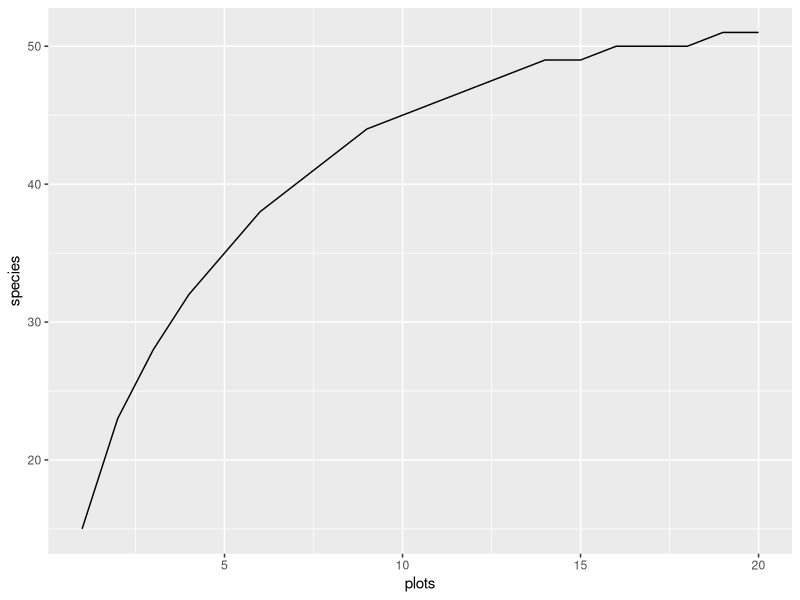
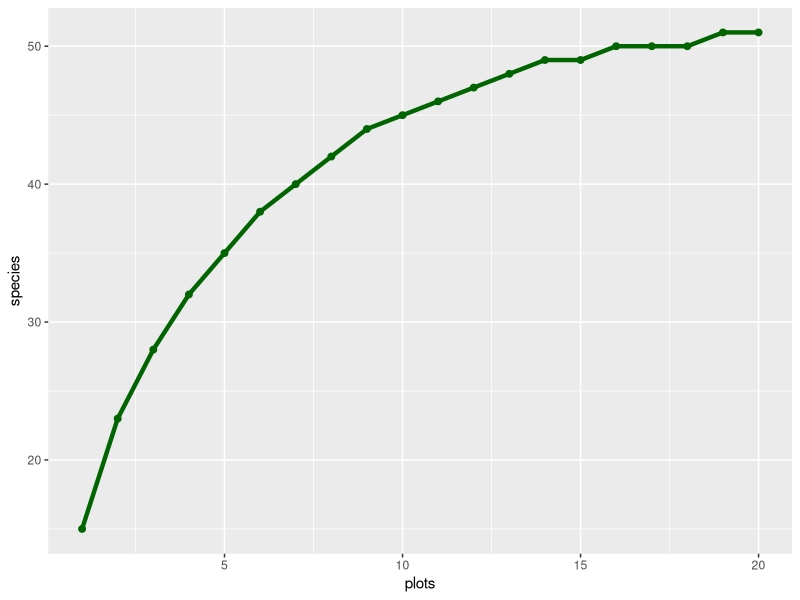
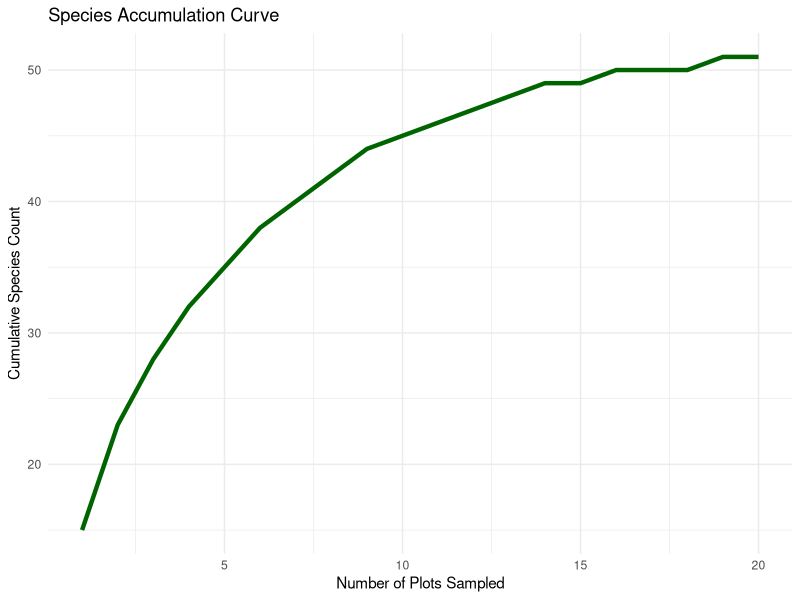
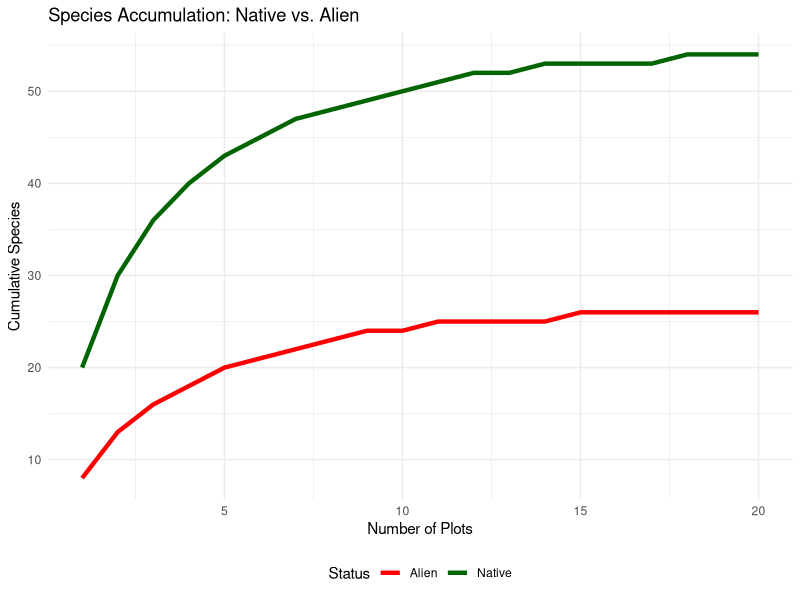
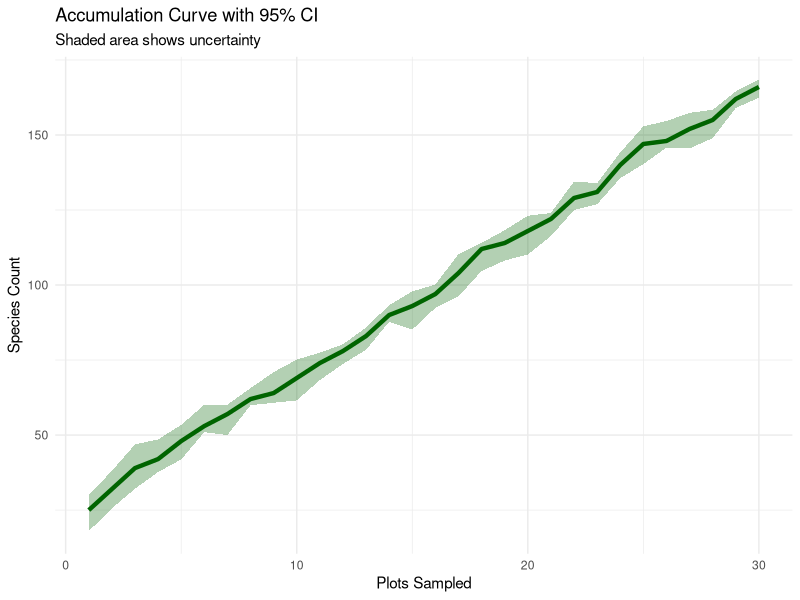

Generate these figures, in order, with R:
## ---- chunk 1
knitr::opts_chunk$set(echo = TRUE, eval = FALSE, message = FALSE, warning = FALSE)
## ---- chunk 2
# Solution / Losung

# 1. Create a variable with your favorite number
my_number <- 42

# 2. Create a vector with 5 numbers
my_vector <- c(10, 20, 30, 40, 50)

# 3. Calculate the sum of the vector
total <- sum(my_vector)
print(total)  # 150

# 4. Calculate the mean
average <- mean(my_vector)
print(average)  # 30

# 5. Create a vector of species names
species <- c("Oak", "Beech", "Pine")

# 6. How many species?
n_species <- length(species)
print(n_species)  # 3
## ---- chunk 3
# Solution / Losung

plants <- data.frame(
  species = c("Quercus robur", "Fagus sylvatica", "Pinus sylvestris",
              "Betula pendula", "Acer pseudoplatanus"),
  height = c(25, 30, 20, 18, 22),
  native = c(TRUE, TRUE, TRUE, TRUE, TRUE)
)

# 1. View first rows
head(plants)

# 2. Check structure
str(plants)

# 3. How many rows?
nrow(plants)  # 5

# 4. Column names
names(plants)  # "species" "height" "native"

# 5. Access the height column
plants$height  # 25 30 20 18 22

# 6. Mean height
mean(plants$height)  # 23

# 7. Tallest tree
max(plants$height)  # 30
## ---- chunk 4
# Solution / Losung

plot1 <- c("Oak", "Beech", "Pine")
plot2 <- c("Beech", "Maple", "Oak")
plot3 <- c("Pine", "Birch", "Oak")

# 1. Combine all species
all_species <- c(plot1, plot2, plot3)

# 2. How many total observations?
length(all_species)  # 9

# 3. How many UNIQUE species?
unique_species <- unique(all_species)
length(unique_species)  # 5

# 4. What are the unique species?
print(unique_species)  # "Oak" "Beech" "Pine" "Maple" "Birch"

# 5. Cumulative count: After plot 1
after_plot1 <- length(unique(plot1))  # 3

# 6. After plots 1 and 2
after_plot2 <- length(unique(c(plot1, plot2)))  # 4

# 7. After all plots
after_plot3 <- length(unique(c(plot1, plot2, plot3)))  # 5

print(c(after_plot1, after_plot2, after_plot3))  # 3 4 5
## ---- chunk 5
# Solution / Losung

# 1. Print numbers 1 to 5
for (i in 1:5) {
  print(i)
}

# 2. Calculate sum of 1 to 100
total <- 0
for (i in 1:100) {
  total <- total + i
}
print(total)  # 5050

# 3. Build a vector of squares
squares <- c()
for (i in 1:10) {
  squares[i] <- i^2
}
print(squares)  # 1 4 9 16 25 36 49 64 81 100

# 4. Iterate over species names
species <- c("Oak", "Beech", "Pine", "Maple")
for (sp in species) {
  print(paste("Found:", sp))
}

# 5. Count items matching a condition
values <- c(3, 7, 2, 9, 4, 6, 8, 1)
count_above_5 <- 0
for (v in values) {
  if (v > 5) {
    count_above_5 <- count_above_5 + 1
  }
}
print(count_above_5)  # 4
## ---- chunk 6
# Solution / Losung

flora <- data.frame(
  species = c("Fagus sylvatica", "Impatiens glandulifera",
              "Quercus robur", "Solidago canadensis",
              "Pinus sylvestris", "Reynoutria japonica"),
  status = c("native", "alien", "native", "alien", "native", "alien"),
  n_plots = c(450, 120, 380, 95, 200, 45),
  cover = c(45, 15, 35, 20, 30, 25)
)

# 1. Filter only native species
native_only <- flora[flora$status == "native", ]

# 2. Filter only alien species
alien_only <- flora[flora$status == "alien", ]

# 3. Species with more than 100 plots
common <- flora[flora$n_plots > 100, ]

# 4. Native AND common (>200 plots)
native_common <- flora[flora$status == "native" & flora$n_plots > 200, ]

# 5. Using subset() function
rare_aliens <- subset(flora, status == "alien" & n_plots < 100)

# 6. Count species per status
n_native <- nrow(flora[flora$status == "native", ])  # 3
n_alien <- nrow(flora[flora$status == "alien", ])    # 3
print(paste("Native:", n_native, "Alien:", n_alien))
## ---- chunk 7
# Solution / Losung

# 1. Distance between two points
point_a <- c(x = 0, y = 0)
point_b <- c(x = 3, y = 4)

distance <- sqrt((point_b["x"] - point_a["x"])^2 +
                 (point_b["y"] - point_a["y"])^2)
print(distance)  # 5

# 2. Which plot is nearest?
current <- c(x = 100, y = 100)

candidates <- data.frame(
  plot_id = c("A", "B", "C", "D"),
  x = c(110, 95, 150, 102),
  y = c(105, 90, 120, 98)
)

candidates$distance <- sqrt(
  (candidates$x - current["x"])^2 +
  (candidates$y - current["y"])^2
)

print(candidates)
#   plot_id   x   y  distance
# 1       A 110 105 11.180340
# 2       B  95  90 11.180340
# 3       C 150 120 53.851648
# 4       D 102  98  2.828427

# 3. Find the nearest plot
nearest_idx <- which.min(candidates$distance)
nearest_plot <- candidates$plot_id[nearest_idx]
print(paste("Nearest plot:", nearest_plot))  # "D"

# 4. Get the full row of nearest plot
nearest <- candidates[which.min(candidates$distance), ]
print(nearest)  # D at (102, 98) with distance 2.83
## ---- chunk 8
# Solution / Losung

new_species <- c(15, 8, 5, 3, 2, 2, 1, 1, 0, 1)

# 1. Using cumsum()
cumulative <- cumsum(new_species)
print(cumulative)  # 15 23 28 31 33 35 36 37 37 38

# 2. Manual loop
cumulative_manual <- numeric(length(new_species))
running_total <- 0

for (i in 1:length(new_species)) {
  running_total <- running_total + new_species[i]
  cumulative_manual[i] <- running_total
}
print(cumulative_manual)  # Same as above

# 3. At which plot did we reach 30 species?
plot_at_30 <- which(cumulative >= 30)[1]
print(paste("Reached 30 species at plot:", plot_at_30))  # 4

# 4. Total species after 5 plots?
species_after_5 <- cumulative[5]
print(paste("Species after 5 plots:", species_after_5))  # 33

# 5. Species discovered in last 5 plots?
last_5_new <- sum(new_species[6:10])
print(paste("New species in last 5 plots:", last_5_new))  # 5
## ---- chunk 9
# Solution / Losung

plot_species <- list(
  c("Oak", "Beech", "Pine"),
  c("Beech", "Maple", "Birch", "Pine"),
  c("Oak", "Linden", "Beech"),
  c("Spruce", "Pine", "Oak"),
  c("Maple", "Ash", "Beech", "Elm")
)

found_species <- c()
cumulative_count <- numeric(5)

for (i in 1:5) {
  current_species <- plot_species[[i]]
  new_species <- setdiff(current_species, found_species)
  found_species <- c(found_species, new_species)
  cumulative_count[i] <- length(found_species)

  cat("Plot", i, "- New:", length(new_species),
      "- Total:", cumulative_count[i], "\n")
}

# Output:
# Plot 1 - New: 3 - Total: 3
# Plot 2 - New: 2 - Total: 5  (Maple, Birch are new)
# Plot 3 - New: 1 - Total: 6  (Linden is new)
# Plot 4 - New: 1 - Total: 7  (Spruce is new)
# Plot 5 - New: 2 - Total: 9  (Ash, Elm are new)

print(cumulative_count)  # 3 5 6 7 9
print(paste("Total unique species:", length(found_species)))  # 9
## ---- chunk 10
# Solution / Losung

# 1. Simple function
rectangle_area <- function(length, width) {
  area <- length * width
  return(area)
}
rectangle_area(5, 10)  # 50

# 2. Function with default argument
greet <- function(name, language = "en") {
  if (language == "en") {
    return(paste("Hello", name))
  } else if (language == "de") {
    return(paste("Hallo", name))
  }
}
greet("Anna")        # "Hello Anna"
greet("Anna", "de")  # "Hallo Anna"

# 3. Function returning multiple values
summarize_vector <- function(x) {
  return(list(
    mean = mean(x),
    min = min(x),
    max = max(x),
    n = length(x)
  ))
}
result <- summarize_vector(c(10, 20, 30, 40, 50))
print(result$mean)  # 30

# 4. Function for species richness
count_unique <- function(species_vector) {
  unique_species <- unique(species_vector)
  return(length(unique_species))
}
count_unique(c("Oak", "Beech", "Oak", "Pine"))  # 3
## ---- chunk 11
# Solution / Losung

library(ggplot2)

curve_data <- data.frame(
  plots = 1:20,
  species = cumsum(c(15, 8, 5, 4, 3, 3, 2, 2, 2, 1,
                     1, 1, 1, 1, 0, 1, 0, 0, 1, 0))
)

# 1. Basic line plot
ggplot(curve_data, aes(x = plots, y = species)) +
  geom_line()

# 2. Add points and styling
ggplot(curve_data, aes(x = plots, y = species)) +
  geom_line(color = "darkgreen", linewidth = 1.5) +
  geom_point(color = "darkgreen", size = 2)

# 3. Add labels and theme
ggplot(curve_data, aes(x = plots, y = species)) +
  geom_line(color = "darkgreen", linewidth = 1.5) +
  labs(
    title = "Species Accumulation Curve",
    x = "Number of Plots Sampled",
    y = "Cumulative Species Count"
  ) +
  theme_minimal()

# 4. Two groups comparison
comparison_data <- data.frame(
  plots = rep(1:20, 2),
  species = c(
    cumsum(c(20, 10, 6, 4, 3, 2, 2, 1, 1, 1, 1, 1, 0, 1, 0, 0, 0, 1, 0, 0)),
    cumsum(c(8, 5, 3, 2, 2, 1, 1, 1, 1, 0, 1, 0, 0, 0, 1, 0, 0, 0, 0, 0))
  ),
  status = rep(c("Native", "Alien"), each = 20)
)

ggplot(comparison_data, aes(x = plots, y = species, color = status)) +
  geom_line(linewidth = 1.5) +
  scale_color_manual(values = c("Native" = "darkgreen", "Alien" = "red")) +
  labs(
    title = "Species Accumulation: Native vs. Alien",
    x = "Number of Plots",
    y = "Cumulative Species",
    color = "Status"
  ) +
  theme_minimal() +
  theme(legend.position = "bottom")
## ---- chunk 12
# Solution / Losung

library(ggplot2)

set.seed(42)
ci_data <- data.frame(
  plots = 1:30,
  mean_species = cumsum(c(25, rpois(29, 4)))
)
ci_data$ci_lower <- ci_data$mean_species - runif(30, 2, 8)
ci_data$ci_upper <- ci_data$mean_species + runif(30, 2, 8)

ggplot(ci_data, aes(x = plots)) +
  geom_ribbon(
    aes(ymin = ci_lower, ymax = ci_upper),
    fill = "darkgreen",
    alpha = 0.3
  ) +
  geom_line(
    aes(y = mean_species),
    color = "darkgreen",
    linewidth = 1.5
  ) +
  labs(
    title = "Accumulation Curve with 95% CI",
    subtitle = "Shaded area shows uncertainty",
    x = "Plots Sampled",
    y = "Species Count"
  ) +
  theme_minimal()
## ---- chunk 13
# Complete Accumulation Curve Function
# Komplette Akkumulationskurven-Funktion

library(tidyverse)

calculate_accumulation <- function(data, n_runs = 100) {
  # Extract unique plot coordinates
  plot_coords <- data %>%
    select(plot_id, x, y) %>%
    distinct()

  n_plots <- nrow(plot_coords)
  all_curves <- data.frame()

  # Multiple runs with different starting points
  for (run in 1:n_runs) {
    # Random starting point
    start_idx <- sample(1:n_plots, 1)

    # Tracking variables
    visited <- rep(FALSE, n_plots)
    found_species <- c()
    accumulation <- numeric(n_plots)

    current_idx <- start_idx
    visited[current_idx] <- TRUE

    # Visit all plots
    for (i in 1:n_plots) {
      current_id <- plot_coords$plot_id[current_idx]

      # Species in current plot
      plot_species <- data %>%
        filter(plot_id == current_id) %>%
        pull(species) %>%
        unique()

      # Add new species
      new_species <- setdiff(plot_species, found_species)
      found_species <- c(found_species, new_species)
      accumulation[i] <- length(found_species)

      # Find nearest unvisited plot
      if (i < n_plots) {
        unvisited_idx <- which(!visited)
        current_pos <- plot_coords[current_idx, c("x", "y")]

        distances <- sqrt(
          (plot_coords$x[unvisited_idx] - current_pos$x)^2 +
          (plot_coords$y[unvisited_idx] - current_pos$y)^2
        )

        nearest <- unvisited_idx[which.min(distances)]
        current_idx <- nearest
        visited[current_idx] <- TRUE
      }
    }

    # Store this run
    run_data <- data.frame(
      plots = 1:n_plots,
      species = accumulation,
      run = run
    )
    all_curves <- rbind(all_curves, run_data)
  }

  # Calculate summary statistics
  summary <- all_curves %>%
    group_by(plots) %>%
    summarise(
      mean_species = mean(species),
      ci_lower = quantile(species, 0.025),
      ci_upper = quantile(species, 0.975),
      .groups = "drop"
    )

  return(list(
    summary = summary,
    all_runs = all_curves
  ))
}

# Usage example:
# result <- calculate_accumulation(my_data, n_runs = 100)
#
# ggplot(result$summary, aes(x = plots)) +
#   geom_ribbon(aes(ymin = ci_lower, ymax = ci_upper),
#               fill = "darkgreen", alpha = 0.3) +
#   geom_line(aes(y = mean_species),
#             color = "darkgreen", linewidth = 1.5) +
#   theme_minimal()
